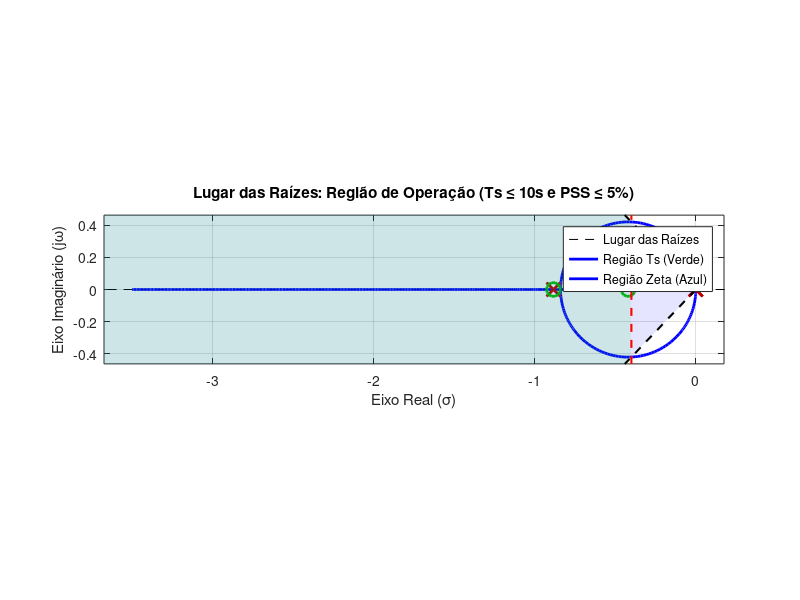

Write the MATLAB code that produced this figure.
clear; close all; clc;

% --- 1. Definição do Sistema ---
s = tf("s");
K_d=130.0000 ;
K_p=169.5406;
K_i=48.2725;

C_s = (K_d * s^2 + K_p * s + K_i)/(s);

% Parâmetros da planta do AUV
G_s = (0.0526)/(s^2 + 0.8842*s);

% --- 2. Definição dos Requisitos ---
% Requisito de Tempo: Ts <= 10s -> Re(s) <= -0.4
limite_sigma = -0.4;

% Requisito de PSS: Zeta >= 0.6901 -> Angulo <= 46.36 graus
zeta_min = 0.6901;
angulo_rad = acos(zeta_min); % Ângulo em radianos a partir do eixo real negativo

% --- 3. Plotagem do Lugar das Raízes ---
figure;
rlocus(C_s * G_s);
hold on;
axis equal; % CRUCIAL: Garante que os ângulos visuais sejam verdadeiros
grid on;

% Pegar os limites do gráfico para desenhar as regiões até a borda
limites_x = xlim;
limites_y = ylim;
tamanho_x = abs(limites_x(1)); % Distância até a esquerda

% --- 4. Desenhando a Região de Ts (Retângulo Verde) ---
% Já fizemos isso: tudo à esquerda de -0.4
x_ts = [limites_x(1), limite_sigma, limite_sigma, limites_x(1)];
y_ts = [limites_y(1), limites_y(1), limites_y(2), limites_y(2)];
patch(x_ts, y_ts, 'g', 'FaceAlpha', 0.1, 'EdgeColor', 'none');

% --- 5. Desenhando a Região de PSS (Cone Azul) ---
% O cone é formado por duas retas saindo da origem com ângulo +/- theta
% Calculamos a altura Y correspondente ao limite esquerdo X
altura_y = tamanho_x * tan(angulo_rad);

% Definimos o triângulo (Cone)
x_zeta = [0, -tamanho_x, -tamanho_x];
y_zeta_sup = [0, altura_y, -altura_y]; % Vértice, Canto Sup Esq, Canto Inf Esq

% Desenha o cone azul ('b' = blue)
patch(x_zeta, y_zeta_sup, 'b', 'FaceAlpha', 0.1, 'EdgeColor', 'none');

% --- 6. Linhas de Fronteira para destaque ---
% Linha vertical do Ts
plot([limite_sigma, limite_sigma], limites_y, 'r--', 'LineWidth', 1.5);

% Linhas diagonais do Zeta
% Reta superior
plot([0, -tamanho_x], [0, altura_y], 'k--', 'LineWidth', 1.5); 
% Reta inferior
plot([0, -tamanho_x], [0, -altura_y], 'k--', 'LineWidth', 1.5);

% --- 7. Acabamento ---
title('Lugar das Raízes: Região de Operação (Ts \leq 10s e PSS \leq 5%)');
xlabel('Eixo Real (\sigma)');
ylabel('Eixo Imaginário (j\omega)');
legend('Lugar das Raízes', 'Região Ts (Verde)', 'Região Zeta (Azul)');

hold off;
